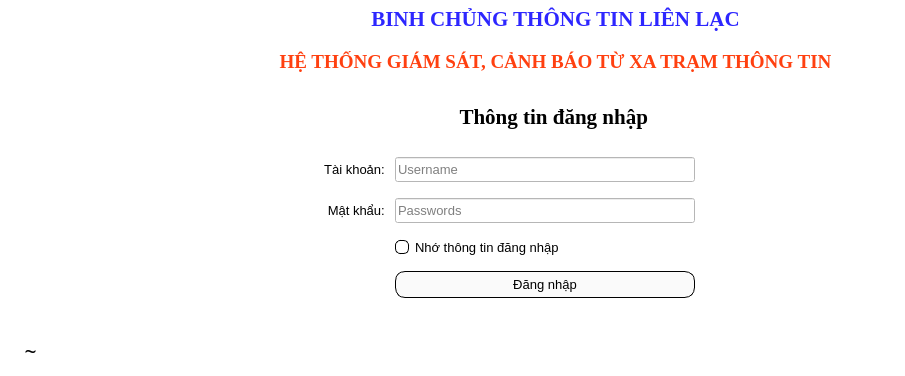
<?xml version="1.0" encoding="UTF-8"?>
<ui version="4.0">
 <class>API</class>
 <widget class="QMainWindow" name="API">
  <property name="geometry">
   <rect>
    <x>0</x>
    <y>0</y>
    <width>905</width>
    <height>376</height>
   </rect>
  </property>
  <property name="sizePolicy">
   <sizepolicy hsizetype="Preferred" vsizetype="Preferred">
    <horstretch>0</horstretch>
    <verstretch>0</verstretch>
   </sizepolicy>
  </property>
  <property name="font">
   <font>
    <pointsize>6</pointsize>
   </font>
  </property>
  <property name="focusPolicy">
   <enum>Qt::NoFocus</enum>
  </property>
  <property name="contextMenuPolicy">
   <enum>Qt::CustomContextMenu</enum>
  </property>
  <property name="windowTitle">
   <string>MainWindow</string>
  </property>
  <property name="layoutDirection">
   <enum>Qt::RightToLeft</enum>
  </property>
  <property name="styleSheet">
   <string notr="true">background-color:rgb(255, 255, 255)</string>
  </property>
  <property name="toolButtonStyle">
   <enum>Qt::ToolButtonIconOnly</enum>
  </property>
  <property name="tabShape">
   <enum>QTabWidget::Rounded</enum>
  </property>
  <widget class="QWidget" name="centralwidget">
   <widget class="QWidget" name="verticalLayoutWidget">
    <property name="geometry">
     <rect>
      <x>210</x>
      <y>0</y>
      <width>691</width>
      <height>80</height>
     </rect>
    </property>
    <layout class="QVBoxLayout" name="verticalLayout">
     <item>
      <widget class="QLabel" name="dong_1">
       <property name="font">
        <font>
         <family>Times</family>
         <pointsize>16</pointsize>
         <weight>75</weight>
         <italic>false</italic>
         <bold>true</bold>
        </font>
       </property>
       <property name="layoutDirection">
        <enum>Qt::LeftToRight</enum>
       </property>
       <property name="styleSheet">
        <string notr="true"> color: rgb(45, 38, 255)</string>
       </property>
       <property name="text">
        <string>BINH CHỦNG THÔNG TIN LIÊN LẠC</string>
       </property>
       <property name="alignment">
        <set>Qt::AlignCenter</set>
       </property>
      </widget>
     </item>
     <item>
      <widget class="QLabel" name="dong_2">
       <property name="font">
        <font>
         <family>Times</family>
         <pointsize>14</pointsize>
         <weight>75</weight>
         <italic>false</italic>
         <bold>true</bold>
        </font>
       </property>
       <property name="styleSheet">
        <string notr="true"> color: rgb(255, 64, 16)</string>
       </property>
       <property name="text">
        <string>HỆ THỐNG GIÁM SÁT, CẢNH BÁO TỪ XA TRẠM THÔNG TIN</string>
       </property>
       <property name="alignment">
        <set>Qt::AlignCenter</set>
       </property>
      </widget>
     </item>
    </layout>
   </widget>
   <widget class="QLabel" name="anh_bc">
    <property name="geometry">
     <rect>
      <x>10</x>
      <y>0</y>
      <width>190</width>
      <height>190</height>
     </rect>
    </property>
    <property name="text">
     <string/>
    </property>
    <property name="pixmap">
     <pixmap resource="../picture/anh.qrc">:/pic/anh.png</pixmap>
    </property>
    <property name="scaledContents">
     <bool>true</bool>
    </property>
   </widget>
   <widget class="QWidget" name="gridLayoutWidget">
    <property name="geometry">
     <rect>
      <x>200</x>
      <y>80</y>
      <width>691</width>
      <height>231</height>
     </rect>
    </property>
    <layout class="QGridLayout" name="gridLayout">
     <property name="leftMargin">
      <number>0</number>
     </property>
     <property name="topMargin">
      <number>0</number>
     </property>
     <property name="rightMargin">
      <number>0</number>
     </property>
     <property name="spacing">
      <number>3</number>
     </property>
     <item row="6" column="3">
      <widget class="QLabel" name="dong_5">
       <property name="font">
        <font>
         <pointsize>10</pointsize>
        </font>
       </property>
       <property name="text">
        <string>Mật khẩu:  </string>
       </property>
       <property name="alignment">
        <set>Qt::AlignRight|Qt::AlignTrailing|Qt::AlignVCenter</set>
       </property>
      </widget>
     </item>
     <item row="5" column="2">
      <widget class="QLineEdit" name="taikhoan">
       <property name="sizePolicy">
        <sizepolicy hsizetype="Minimum" vsizetype="Minimum">
         <horstretch>10</horstretch>
         <verstretch>0</verstretch>
        </sizepolicy>
       </property>
       <property name="minimumSize">
        <size>
         <width>300</width>
         <height>25</height>
        </size>
       </property>
       <property name="maximumSize">
        <size>
         <width>300</width>
         <height>25</height>
        </size>
       </property>
       <property name="font">
        <font>
         <pointsize>10</pointsize>
        </font>
       </property>
       <property name="acceptDrops">
        <bool>true</bool>
       </property>
       <property name="styleSheet">
        <string notr="true"/>
       </property>
       <property name="text">
        <string/>
       </property>
       <property name="placeholderText">
        <string>Username</string>
       </property>
      </widget>
     </item>
     <item row="8" column="2">
      <widget class="QPushButton" name="login_button">
       <property name="font">
        <font>
         <pointsize>10</pointsize>
        </font>
       </property>
       <property name="focusPolicy">
        <enum>Qt::WheelFocus</enum>
       </property>
       <property name="layoutDirection">
        <enum>Qt::RightToLeft</enum>
       </property>
       <property name="styleSheet">
        <string notr="true">QPushButton {
        color: rgb(0,0,0);
        background-color: rgb(250,250,250);
        border: 1px solid black;
        border-radius: 10px; 
        padding: 5px;  
    }
    QPushButton:hover {
        background-color: rgba(0,212,255,0.5); 
        
    }
    QPushButton:pressed {
        background-color: rgba(0,212,255,1);
    }</string>
       </property>
       <property name="text">
        <string>Đăng nhập</string>
       </property>
       <property name="checkable">
        <bool>false</bool>
       </property>
      </widget>
     </item>
     <item row="7" column="2">
      <widget class="QCheckBox" name="checkBox">
       <property name="font">
        <font>
         <pointsize>10</pointsize>
        </font>
       </property>
       <property name="layoutDirection">
        <enum>Qt::LeftToRight</enum>
       </property>
       <property name="styleSheet">
        <string notr="true">  QCheckBox {
        color: rgb(0,0,0);  
    }
    QCheckBox::indicator {
        width: 12px;
        height: 12px;
        border-radius:5px;
    }
    QCheckBox::indicator:unchecked {
        background-color: white;  
        border: 1px solid black;
    }
    QCheckBox::indicator:checked {
        background-color: blue;
        border: 1px solid black;
    }</string>
       </property>
       <property name="text">
        <string>Nhớ thông tin đăng nhập</string>
       </property>
      </widget>
     </item>
     <item row="5" column="3">
      <widget class="QLabel" name="dong_4">
       <property name="font">
        <font>
         <pointsize>10</pointsize>
        </font>
       </property>
       <property name="text">
        <string>Tài khoản:  </string>
       </property>
       <property name="alignment">
        <set>Qt::AlignRight|Qt::AlignTrailing|Qt::AlignVCenter</set>
       </property>
      </widget>
     </item>
     <item row="6" column="2">
      <widget class="QLineEdit" name="taikhoan1_2">
       <property name="sizePolicy">
        <sizepolicy hsizetype="Minimum" vsizetype="Minimum">
         <horstretch>10</horstretch>
         <verstretch>0</verstretch>
        </sizepolicy>
       </property>
       <property name="minimumSize">
        <size>
         <width>300</width>
         <height>25</height>
        </size>
       </property>
       <property name="maximumSize">
        <size>
         <width>300</width>
         <height>25</height>
        </size>
       </property>
       <property name="font">
        <font>
         <pointsize>10</pointsize>
        </font>
       </property>
       <property name="acceptDrops">
        <bool>true</bool>
       </property>
       <property name="styleSheet">
        <string notr="true"/>
       </property>
       <property name="text">
        <string/>
       </property>
       <property name="placeholderText">
        <string>Passwords</string>
       </property>
      </widget>
     </item>
     <item row="4" column="1" colspan="2">
      <widget class="QLabel" name="dong_3">
       <property name="maximumSize">
        <size>
         <width>16777215</width>
         <height>48</height>
        </size>
       </property>
       <property name="sizeIncrement">
        <size>
         <width>20</width>
         <height>20</height>
        </size>
       </property>
       <property name="baseSize">
        <size>
         <width>20</width>
         <height>40</height>
        </size>
       </property>
       <property name="font">
        <font>
         <family>Times</family>
         <pointsize>16</pointsize>
         <weight>75</weight>
         <bold>true</bold>
        </font>
       </property>
       <property name="styleSheet">
        <string notr="true">color: rgb(0, 0, 0)</string>
       </property>
       <property name="text">
        <string>Thông tin đăng nhập                                  </string>
       </property>
       <property name="alignment">
        <set>Qt::AlignCenter</set>
       </property>
      </widget>
     </item>
    </layout>
   </widget>
   <widget class="QPushButton" name="sql_setting">
    <property name="geometry">
     <rect>
      <x>10</x>
      <y>330</y>
      <width>41</width>
      <height>41</height>
     </rect>
    </property>
    <property name="font">
     <font>
      <family>dripicons-v2</family>
      <pointsize>16</pointsize>
     </font>
    </property>
    <property name="focusPolicy">
     <enum>Qt::TabFocus</enum>
    </property>
    <property name="contextMenuPolicy">
     <enum>Qt::CustomContextMenu</enum>
    </property>
    <property name="styleSheet">
     <string notr="true">QPushButton 
            {
            color: rgba(0,0,0,1);
            background-color: rgba(255,255,255,1);
            border-radius:20px;
            }
        QPushButton:hover
            {
            background-color:rgba(206,200,200,0.5); 
            }
        QPushButton:pressed 
            {
            background-color: rgba(206,200,200,1)
            }</string>
    </property>
    <property name="text">
     <string>~</string>
    </property>
    <property name="checkable">
     <bool>false</bool>
    </property>
    <property name="checked">
     <bool>false</bool>
    </property>
   </widget>
  </widget>
 </widget>
 <resources>
  <include location="../picture/anh.qrc"/>
 </resources>
 <connections/>
</ui>
